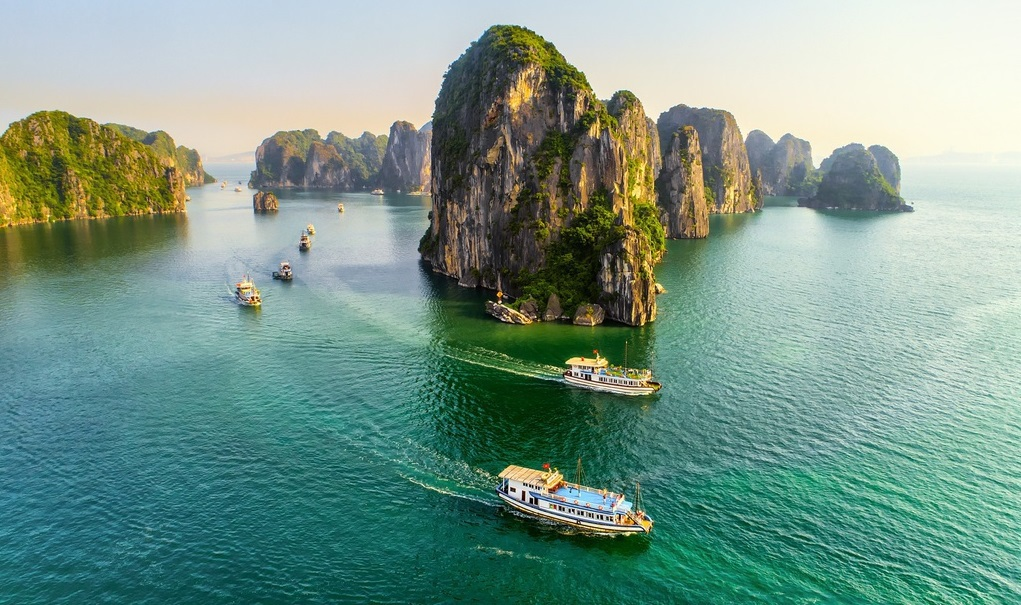
#> input picture Lythuyetlab2/cau1.4/quang_ninh.jpg, 1021 x 605 px
$ jupyter execute LT2.4.ipynb
#> lines starting #> are read from the running program, lines starting #| are printed output that depends on the picture
[cell 1]
from PIL import Image
import numpy as np
import matplotlib.pyplot as plt

# Mở ảnh và chuyển sang grayscale
img = Image.open('quang_ninh.jpg').convert('L')
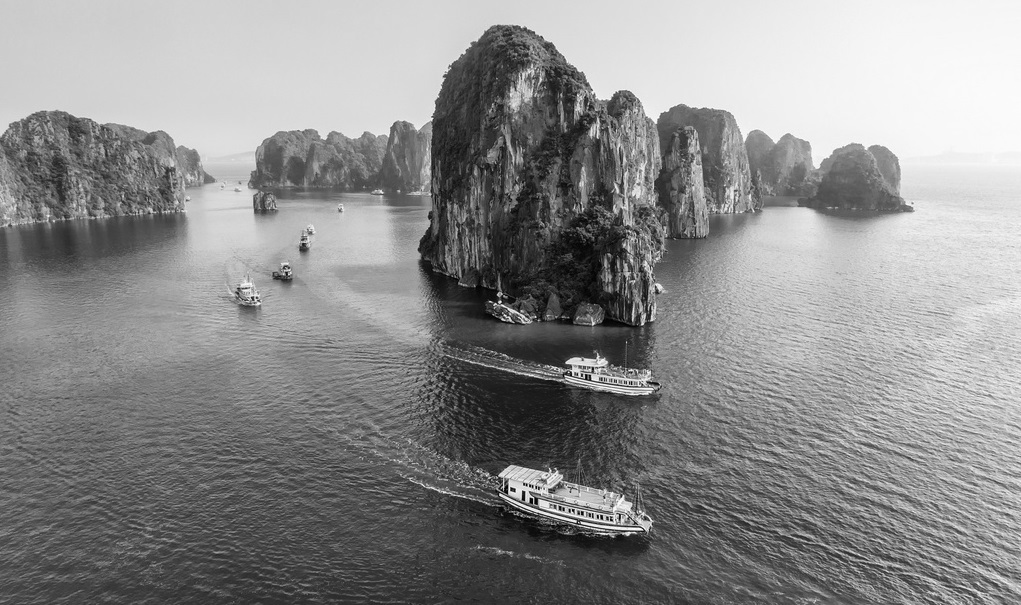
#> img: PIL image 1021x605 L; min 0, max 254, mean 140.2

# Chuyển ảnh sang mảng numpy
im1 = np.asarray(img)

# Chuyển mảng 2D sang 1D
b1 = im1.flatten()

# Tính histogram và các bin
hist, bins = np.histogram(im1, 256, [0, 255])
#> hist = 256 values, max 6687 at index 215, min 0 at index 255, mean 2412.9; bins = 257 values from 0 to 255

# Tính hàm phân phối tích lũy (CDF)
cdf = hist.cumsum()
#> cdf = 256 values from 4 to 617705

# Bỏ qua các giá trị 0 trong CDF để tránh chia cho 0
cdf_m = np.ma.masked_equal(cdf, 0)

# Chuẩn hóa CDF để biến đổi giá trị ảnh
num_cdf_m = (cdf_m - cdf_m.min()) * 255
den_cdf_m = cdf_m.max() - cdf_m.min()
#> den_cdf_m = 617701
cdf_m = num_cdf_m / den_cdf_m

# Điền giá trị 0 cho các phần tử bị mask và ép kiểu về uint8
cdf = np.ma.filled(cdf_m, 0).astype('uint8')
#> cdf = 256 values from 0 to 255

# Gán giá trị CDF mới cho ảnh 1D
im2 = cdf[b1]

# Chuyển ảnh 1D thành 2D với kích thước ảnh ban đầu
im3 = np.reshape(im2, im1.shape)
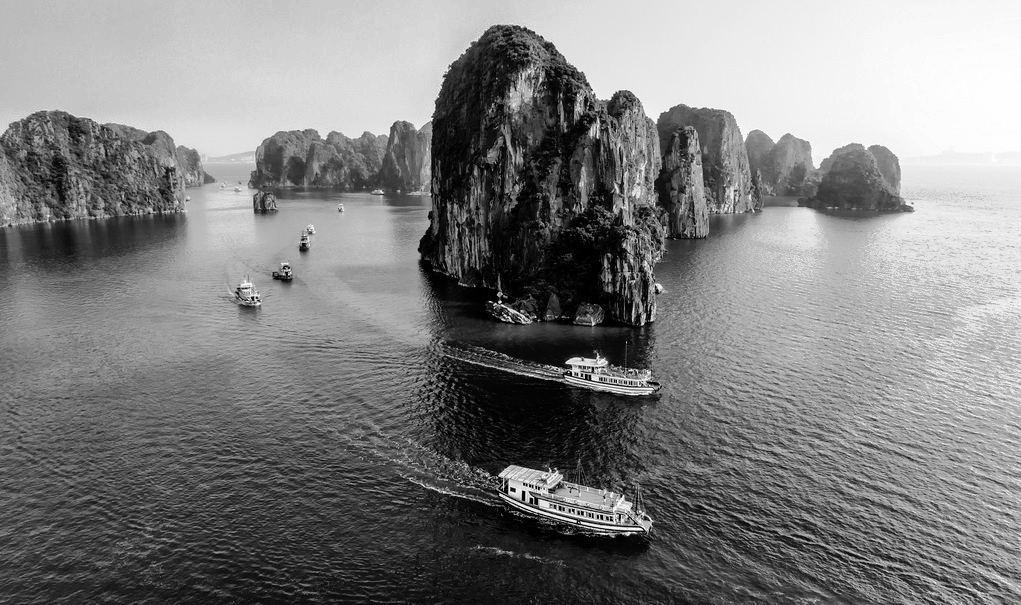
#> im3: shape (605, 1021); min 0, max 255, mean 127.6

# Tạo ảnh mới từ mảng đã biến đổi
im4 = Image.fromarray(im3)

# Hiển thị ảnh gốc và ảnh đã cân bằng histogram
img.show()
d = Image.fromarray(im3)
d.show()

plt.imshow(im4, cmap='gray')
plt.title("Histogram Equalized Image")
plt.axis('off')
plt.show()
